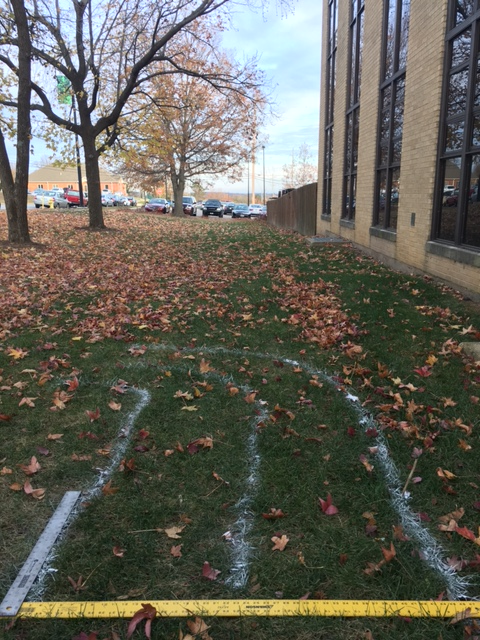
#> input picture IMG_3618.JPG, 480 x 640 px
$ python main.py IMG_3618.JPG
#> lines starting #> are read from the running program, lines starting #| are printed output that depends on the picture; after the words box and inside, x2 and y2 are one past the last pixel; in counts of white or black regions, pixels touching at a corner belong together
#!/bin/bash
import numpy as np
import argparse
import cv2

# http://stackoverflow.com/questions/16665742/a-good-approach-for-detecting-lines-in-an-image
# http://felix.abecassis.me/2011/09/opencv-morphological-skeleton/

# process, threshol
# CV_8UC1 is a 8bit one channel color
CVINT = "uint8"

def parse_args():
    parser = argparse.ArgumentParser(description='get config input')
    parser.add_argument('image_path', metavar='path', type=str,
                        help='picture file path')
    args = parser.parse_args()
    return args

def get_skeleton(image):
    skel = np.zeros(image.shape, dtype="uint8")
    temp = np.empty(image.shape, dtype="uint8")
    eroded = np.empty(image.shape, dtype="uint8")
    # structure elements are just numpy arrays, this one looks like a cross (a plus symbol)
    element = cv2.getStructuringElement(cv2.MORPH_CROSS, (3, 3))
    done = False
    while not done:
        #create an eroded version of the image
        cv2.erode(image, element, eroded)
        #dilate back out
        cv2.dilate(eroded, element, temp)
        # subtract the dilated version from the original version of the image
        cv2.subtract(image, temp, temp)
        # take the skelliton of the image and or it with the dilated subtraction
        cv2.bitwise_or(skel, temp, skel)
        # copy the eroded version to image.
        image = np.copy(eroded)
        # check if nonzero, if zero, we know we have only one pixel thick lines
        nonzero = cv2.countNonZero(image)
        done = (nonzero == 0)
        print(nonzero)
    return skel

def main():
    # getting initial image
    args = parse_args()
    image_path = args.image_path
    image = cv2.imread(image_path, cv2.IMREAD_GRAYSCALE)
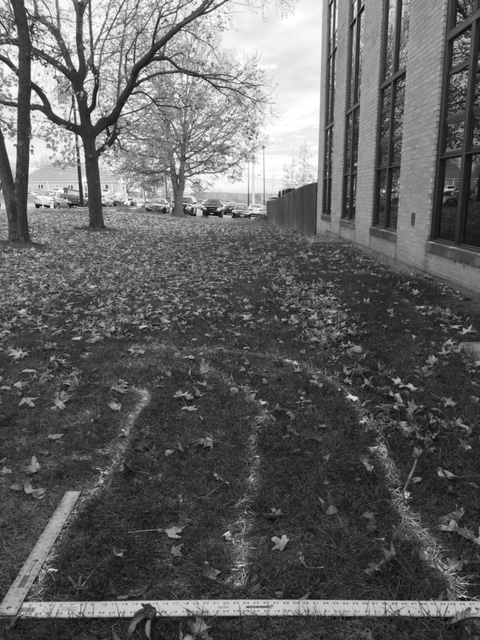
#> image: shape (640, 480); min 6, max 255, mean 97.4
    image = cv2.GaussianBlur(image, (11, 11), 0)
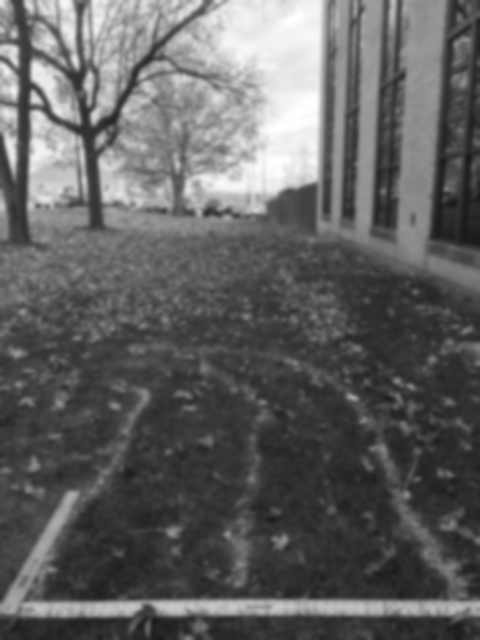
#> image: shape (640, 480); min 25, max 255, mean 97.4
    cv2.imshow("image", image)
    cv2.waitKey(0)
    # img_blur = cv2.GaussianBlur(image, (3, 3), 0)
    _, white_image = cv2.threshold(image, 170, 255, cv2.THRESH_BINARY)
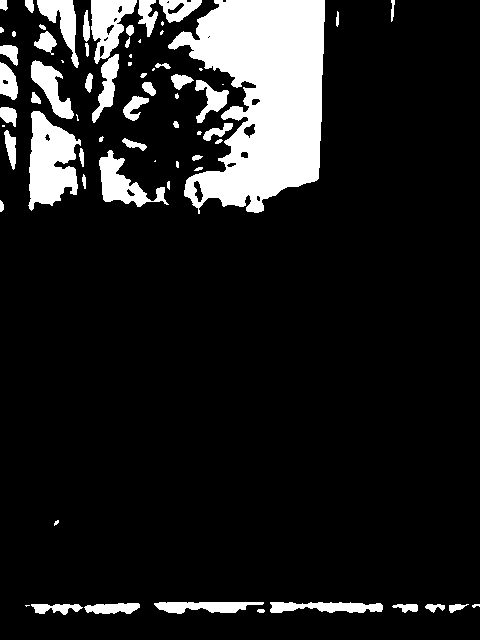
#> white_image: shape (640, 480); 12.7% white; 70 white regions (18 under 20 px), largest, box (x1, y1, x2, y2) and area: (168, 0, 325, 214) 20971, (28, 111, 81, 211) 3365, (91, 0, 137, 64) 1611
    cv2.imshow("image", white_image)
    cv2.waitKey(0)
    white_image = cv2.GaussianBlur(white_image, (5, 5), 10)
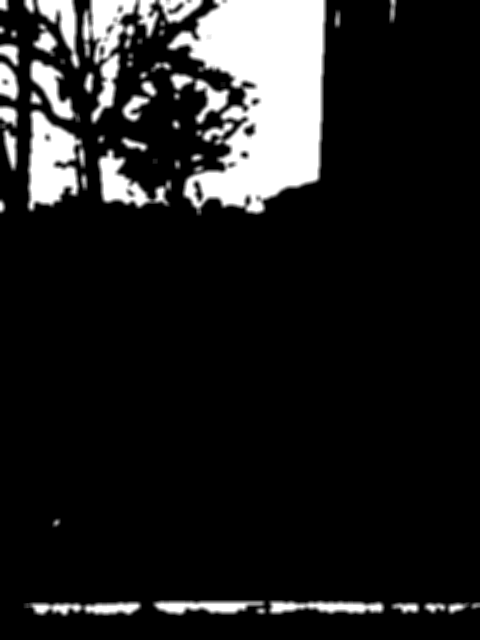
#> white_image: shape (640, 480); min 0, max 255, mean 32.3
    cv2.imshow("image", white_image)
    cv2.waitKey(0)
    _, white_image = cv2.threshold(white_image, 170, 255, cv2.THRESH_BINARY)
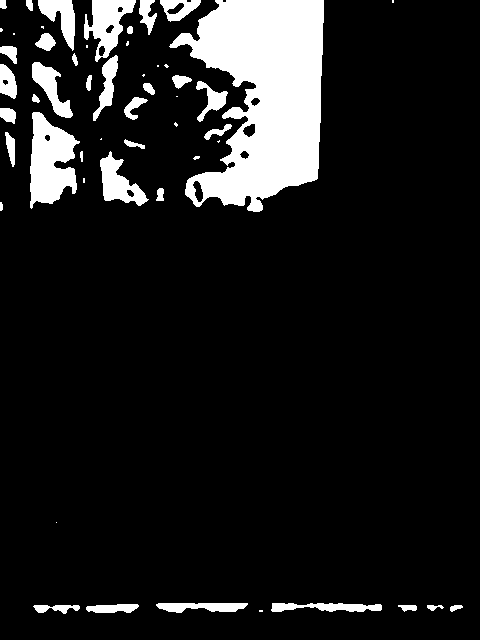
#> white_image: shape (640, 480); 11.3% white; 53 white regions (17 under 20 px), largest, box (x1, y1, x2, y2) and area: (169, 0, 324, 212) 20226, (30, 112, 80, 209) 3097, (84, 0, 136, 62) 1590
    cv2.imshow("image", white_image)
    cv2.waitKey(0)
    skeleton = get_skeleton(white_image)
#> after the loop in get_skeleton, `while not done:`: eroded: shape (640, 480); every value is 0
#> after the loop in get_skeleton, `while not done:`:
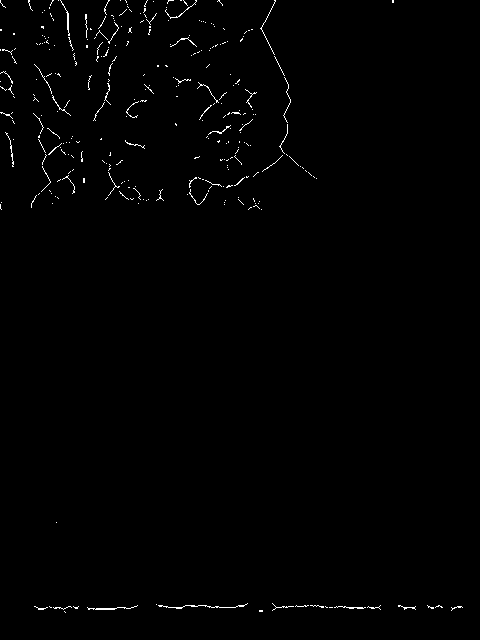
#> skel: shape (640, 480); 0.79% white in thin lines or dots
    element = cv2.getStructuringElement(cv2.MORPH_CROSS, (3, 3))
#> element = [[0, 1, 0], [1, 1, 1], [0, 1, 0]]
    cv2.dilate(skeleton, element, skeleton, iterations=2)
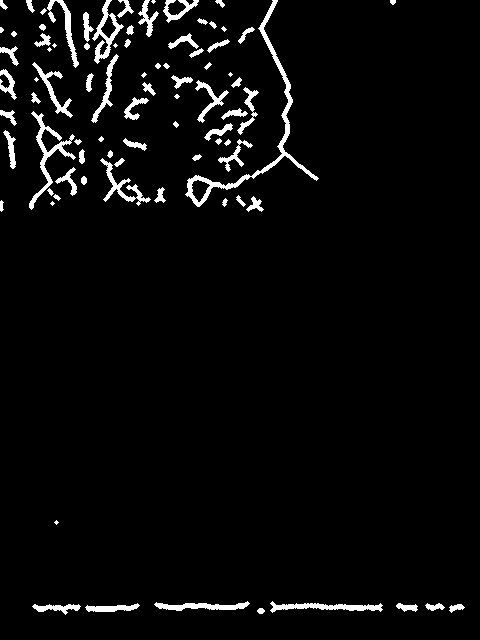
#> skeleton: shape (640, 480); 4% white; 85 white regions (12 under 20 px), largest, box (x1, y1, x2, y2) and area: (185, 0, 319, 207) 1603, (29, 111, 76, 210) 790, (270, 601, 383, 613) 593
    cv2.imshow("image", skeleton)
    cv2.waitKey(0)
    cv2.imwrite("skeleton.png", skeleton)


if __name__ == "__main__":
    # run main program
    main()
